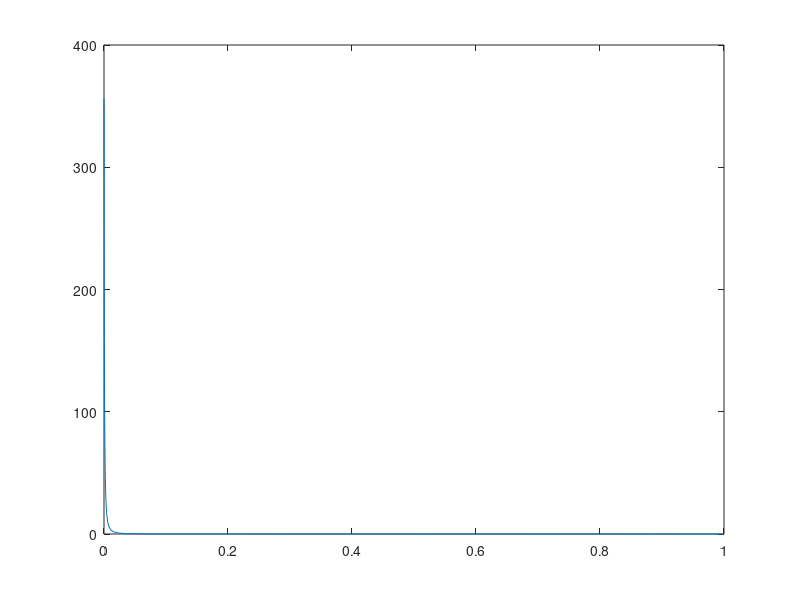

The MATLAB script that drew this image:
% Dimensional variables
rhoad=1.1765;
mma=28.966; % Molecular weight air
gammaa=1.4;
pinfad=0;
patmd=101325;
cad=sqrt(gammaa*patmd/rhoad);
nuad = 1.6636e-5; %kinematic visc (m^2/s) @ 37C

rhowd=996;
mmw=18.01528;
gammaw=5.5;
pinfwd=492115000;
cwd=sqrt(gammaw*(patmd+pinfwd)/rhowd);
nuwd = 7e-7;
sigmawd=0.072; % N/m @ 298K

% Nondimensionaliztion parameters
rho_scale=rhoad;
p_scale=rhoad*cad^2;
u_scale=cad;
l_scale=200e-6; % a 100 micron alveolus
t_scale = l_scale/u_scale;

% Dimensionless variables
rhoa=rhoad/rho_scale;
pinfa=pinfad/p_scale;
patm=patmd/p_scale;
ca=cad/u_scale;
nua=nuad/(u_scale*l_scale);

rhow=rhowd/rho_scale;
pinfw=pinfwd/p_scale;
cw=cwd/u_scale;
nuw=nuwd

% Dimensional Acoustic parameters
dpd = 10e6; % (Pa)
dud = dpd/(rhowd*cwd);
drhod = dpd/(cwd^2);

dp = dpd/p_scale; %acoustic pressure1e 7
du = dud/u_scale;
drho = drhod/rho_scale;



% Interface region
delta=0.08;
yy=-1:0.001:1;
d=(delta-yy)./(2*delta);
% d = 0:0.001:1;
alpha_=ones(size(d));
alpha_(d>0 & d<1) = exp(log(1e-16)*power(abs(d(d>0 & d<1)),8));
alpha_(d>1)=0;
rho_ = rhow*alpha_ + rhoa*(1-alpha_);

if false
    fig(3)=figure;
    ax(3)=axes;
    plt=plot(yy,rho_)
    ax(3).XLabel=xlabel('$y$','interpreter','LaTeX');
    ax(3).YLabel=ylabel('Density, $\rho$','interpreter','LaTeX');
    spiffyp(fig(3));
    
    ax(3).XLim=[-1,1]*0.5
    
    export_fig(fig(3),'/hdd/Users/awesome/Dropbox/Research/papers,etc/prelim/slides/figs/interface_density','-pdf')
    savefig(fig(3),'/hdd/Users/awesome/Dropbox/Research/papers,etc/prelim/slides/figs/interface_density','compact')
end


%Acoustic transmission coefficient
T=2*rhoa*ca/(rhoa*ca+rhow*cw);

T*(rhow/rhoa)^2;

dwdt_rho_ratio = T.*(rhow./rho_).^2; 

plot(alpha_,dwdt_rho_ratio)




% Quantities of abribtrary water-air mixture adjusted for volume fraction
alpha = 0.0000001:0.001:1;
rho_f = alpha.*rhow + (1-alpha).*rhoa;
gamma_f = 1./( (1-alpha)./(gammaa-1) +alpha./(gammaw-1))+1;
pinf_f = ( (1./(alpha./(gammaw*(patm+pinfw))+(1-alpha)./(gammaa*patm))-gamma_f*patm)./gamma_f );
c_f=sqrt(gamma_f.*(patm+pinf_f)./rho_f);
% c_f=sqrt(1/ (( (1-alpha)/(rhoa*ca^2) + (alpha/(rhow*cw^2)) )*rho_f) ); % A
% check on the above, should be the same

T_f = 2*rho_f.*c_f./(rho_f.*c_f+rhow*cw);
baro_ratio_f=T_f.*(rhow./rho_f).^2;
% plot(alpha,baro_ratio_f)



% Acoustic velocities (currently divided bd 
uawd = dpd/10/(rhowd*cwd);
uaad = (dpd/10)*T/(rhoad*cad);

% Reynolds number
Rea = rhoad*uaad*l_scale/nuad;
Rew = rhowd*uawd*l_scale/nuwd;

% Webber number
sigma_lung = 0.009;
Wea = inf;
Wed = rhowd*cwd^2*l_scale/sigmawd;
Wel = rhowd*(dpd/10/(rhowd*cwd))^2*l_scale/sigma_lung;
Wel = rhowd*(dpd/10*l_scale/sigma_lung);

% Cauchy number =
Rea = rhoad*uaad*l_scale/nua;
Rea = rhoad*uaad*l_scale/nua;




% Viscous layer thickness
if false
    fig(4)=figure;
    ax(4)=axes;
    ttmp=0:1000;
    delta_thick=sqrt(nua*ttmp);
    plt=plot(ttmp,delta_thick);
    ax(4).XLabel=xlabel('Time $t/(\lambda/c_{air})$','interpreter','LaTeX');
    ax(4).YLabel=ylabel('Viscous layer thickness, $\delta=\sqrt{\nu t}$','interpreter','LaTeX');
    spiffyp(fig(4));
          
    export_fig(fig(4),'/hdd/Users/awesome/Dropbox/Research/papers,etc/prelim/slides/figs/viscous_layer','-pdf')
    savefig(fig(4),'/hdd/Users/awesome/Dropbox/Research/papers,etc/prelim/slides/figs/viscous_layer','compact')
end




%%
% Plot of roughly how much relative circulation should go as alpha
% binsize = 0.0005;
% binnum = ceil(alpha/binsize);
% binsum = accumarray(binnum(:), baro_ratio_f(:));
% binmaxs=(1:size(binsum,1))*binsize;
% binsum_area = sum(binsum*binsize);
% 
% fig(2)=figure;
% ax(2)=axes;
% bar(binmaxs, binsum/binsum_area);
% ax(2).YLabel=ylabel('Circulation Distribution', 'interpreter','LaTeX');
% ax(2).XLabel=xlabel(' Volume Fraction $y_0$', 'interpreter','LaTeX');
% ax(2).XLim=[0,1];
% spiffyp(fig(2));

% y0c=0.99; %Cut-off volume fraction for air v water
% % Portion of vorticity in air/water dominated fluid
% circ_air_frac = sum(baro_ratio_f/sum(baro_ratio))
% %circ_air_frac = trapz(binmaxs(binmaxs<y0c), binsum(binmaxs<y0c)/binsum_area); %Check of the above, should be same
% 
% circ_water_frac = sum(vort_intf(y0_intf>=y0c))/sum(vort_intf) 
% %circ_water_frac = trapz(binmaxs(binmaxs>=y0c), binsum(binmaxs>=y0c)/binsum_area); %Check of the above, should be same
% 
% circ_air_water_ratio = circ_air_frac/circ_water_frac
% 



% Weird version with molecular weights
% mm_f = 1/(alpha/mmw + (1-alpha)/mma);
% gamma_f = ((1/((alpha/mmw)+((1-alpha)/mma))*(alpha/(gammaw-1)*1/mmw+(1-alpha)/(gammaa-1)*1/mma))*mm_f)^-1+1;
% pinf_f = ((1/((alpha/mmw)+((1-alpha)/mma))*(alpha/(gammaw*pinfw-1)*1/mmw+(1-alpha)/(gammaa*pinfa-1)*1/mma))^-1+1)/gamma_f %Need B of fluid

%% Calculate circ by integrating baroclinic term over dt=Delta_la/c_w

dL_I = 0.04;
drho_I = (rhow-rhoa);
dL_a = 5;
dt = dL_a/cw;
theta=0.1;

y0 = 0.25;
rhomix = y0*rhow + (1-y0)*rhoa;

dwdt = (drho_I/dL_I)*(T*dp/dL_a)/(rhomix^2)*dt



%% Calculate intensity of trapz wave
L_trapw=45;
x_trapw=0:0.01:45;
t_trapw=x_trapw/cw;
p_trapw=zeros(size(x_trapw));
p_trapw(x_trapw<dL_a)=dp/dL_a.*x_trapw(x_trapw<dL_a);
p_trapw(x_trapw>=dL_a & x_trapw<=(L_trapw-dL_a))=dp;
p_trapw(x_trapw>(L_trapw-dL_a))=dp-dp*(x_trapw(x_trapw>(L_trapw-dL_a))-(L_trapw-dL_a) )./dL_a;
u_trapw=p_trapw./(rhow*cw); %May not be totally correct physically, but checks with code

Intensity_trapw = trapz(t_trapw, p_trapw.*u_trapw)/max(t_trapw);
Intensity_trapw_d = Intensity_trapw*(p_scale^2/(rho_scale*u_scale)); %W/m^2







